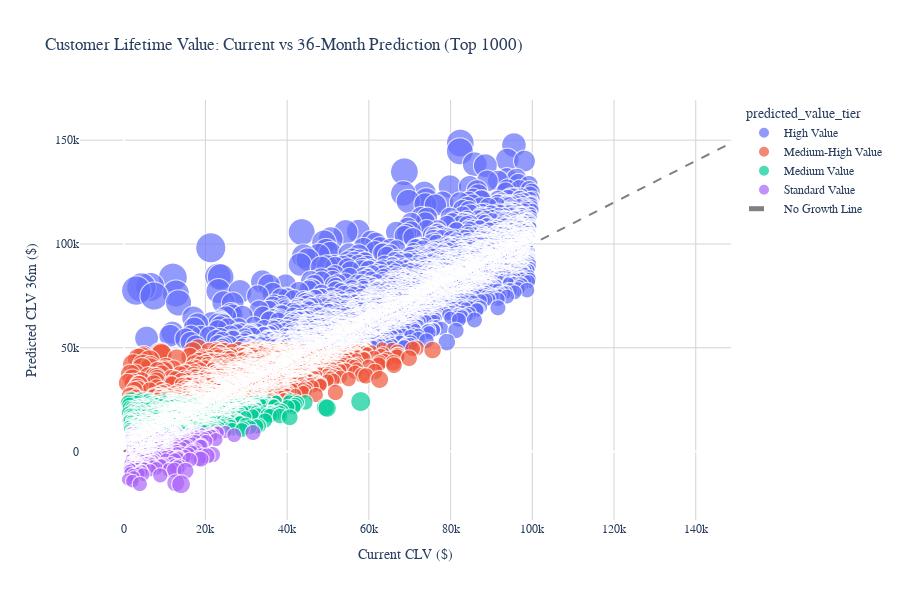

Notebook source saved alongside this figure:
### Markdown cell above
### CLV Prediction Scatter

### Code cell
clv_prediction_scatter_query = "SELECT * FROM gold.analytics_customer_lifetime_value_prediction ORDER BY predicted_clv_36m DESC"
clv_prediction_scatter_df = fetch_data(clv_prediction_scatter_query)

clv_prediction_scatter_df['size_for_plot'] = clv_prediction_scatter_df['expected_value_increase_36m'].abs()

# Create scatter plot
fig = px.scatter(
    clv_prediction_scatter_df,
    x='current_clv',
    y='predicted_clv_36m',
    color='predicted_value_tier',
    size='size_for_plot',
    hover_data={
        'current_clv': ':$,.2f',
        'predicted_clv_36m': ':$,.2f',
        'growth_rate_12m_pct': ':.1f%',
        'monthly_avg_volume': ':$,.2f',
        'account_count': ':,',
        'expected_value_increase_36m': ':$,.2f'
    },
    title='Customer Lifetime Value: Current vs 36-Month Prediction (Top 1000)',
    labels={
        'current_clv': 'Current CLV ($)',
        'predicted_clv_36m': 'Predicted CLV 36m ($)'
    },
    size_max=30
)

# Add diagonal line (no growth)
max_val = max(clv_prediction_scatter_df['current_clv'].max(), clv_prediction_scatter_df['predicted_clv_36m'].max())
fig.add_trace(go.Scatter(
    x=[0, max_val],
    y=[0, max_val],
    mode='lines',
    line=dict(dash='dash', color='gray', width=2),
    name='No Growth Line',
    hoverinfo='skip'
))

# Layout improvements
fig.update_layout(
    height=600,
    width=900,
    xaxis=dict(title='Current CLV ($)', showgrid=True, gridcolor='lightgrey'),
    yaxis=dict(title='Predicted CLV 36m ($)', showgrid=True, gridcolor='lightgrey'),
    plot_bgcolor='white',
    paper_bgcolor='white',
    font=dict(size=12, family='Arial')
)

fig.show()

### Figure 1 — Plotly figure (JSON) as saved in the notebook; plotly's stock layout.template omitted (floating-point values rounded to 4 significant figures; data arrays with more than 128 entries replaced by an {"elided": "..."} marker saying what was removed)
{"data": [{"customdata": {"elided": "8621x4 float values"}, "hovertemplate": "predicted_value_tier=High Value<br>Current CLV ($)=%{x:$,.2f}<br>Predicted CLV 36m ($)=%{y:$,.2f}<br>size_for_plot=%{marker.size}<br>growth_rate_12m_pct=%{customdata[0]:.1f%}<br>monthly_avg_volume=%{customdata[1]:$,.2f}<br>account_count=%{customdata[2]:,}<br>expected_value_increase_36m=%{customdata[3]:$,.2f}<extra></extra>", "legendgroup": "High Value", "marker": {"color": "#636efa", "size": {"elided": "8621 float values"}, "sizemode": "area", "sizeref": 85.4, "symbol": "circle"}, "mode": "markers", "name": "High Value", "showlegend": true, "type": "scattergl", "x": {"elided": "8621 int values"}, "xaxis": "x", "y": {"elided": "8621 float values"}, "yaxis": "y"}, {"customdata": {"elided": "4028x4 float values"}, "hovertemplate": "predicted_value_tier=Medium-High Value<br>Current CLV ($)=%{x:$,.2f}<br>Predicted CLV 36m ($)=%{y:$,.2f}<br>size_for_plot=%{marker.size}<br>growth_rate_12m_pct=%{customdata[0]:.1f%}<br>monthly_avg_volume=%{customdata[1]:$,.2f}<br>account_count=%{customdata[2]:,}<br>expected_value_increase_36m=%{customdata[3]:$,.2f}<extra></extra>", "legendgroup": "Medium-High Value", "marker": {"color": "#EF553B", "size": {"elided": "4028 float values"}, "sizemode": "area", "sizeref": 85.4, "symbol": "circle"}, "mode": "markers", "name": "Medium-High Value", "showlegend": true, "type": "scattergl", "x": {"elided": "4028 int values"}, "xaxis": "x", "y": {"elided": "4028 float values"}, "yaxis": "y"}, {"customdata": {"elided": "2273x4 float values"}, "hovertemplate": "predicted_value_tier=Medium Value<br>Current CLV ($)=%{x:$,.2f}<br>Predicted CLV 36m ($)=%{y:$,.2f}<br>size_for_plot=%{marker.size}<br>growth_rate_12m_pct=%{customdata[0]:.1f%}<br>monthly_avg_volume=%{customdata[1]:$,.2f}<br>account_count=%{customdata[2]:,}<br>expected_value_increase_36m=%{customdata[3]:$,.2f}<extra></extra>", "legendgroup": "Medium Value", "marker": {"color": "#00cc96", "size": {"elided": "2273 float values"}, "sizemode": "area", "sizeref": 85.4, "symbol": "circle"}, "mode": "markers", "name": "Medium Value", "showlegend": true, "type": "scattergl", "x": {"elided": "2273 int values"}, "xaxis": "x", "y": {"elided": "2273 float values"}, "yaxis": "y"}, {"customdata": {"elided": "1190x4 float values"}, "hovertemplate": "predicted_value_tier=Standard Value<br>Current CLV ($)=%{x:$,.2f}<br>Predicted CLV 36m ($)=%{y:$,.2f}<br>size_for_plot=%{marker.size}<br>growth_rate_12m_pct=%{customdata[0]:.1f%}<br>monthly_avg_volume=%{customdata[1]:$,.2f}<br>account_count=%{customdata[2]:,}<br>expected_value_increase_36m=%{customdata[3]:$,.2f}<extra></extra>", "legendgroup": "Standard Value", "marker": {"color": "#ab63fa", "size": {"elided": "1190 float values"}, "sizemode": "area", "sizeref": 85.4, "symbol": "circle"}, "mode": "markers", "name": "Standard Value", "showlegend": true, "type": "scattergl", "x": {"elided": "1190 int values"}, "xaxis": "x", "y": {"elided": "1190 float values"}, "yaxis": "y"}, {"hoverinfo": "skip", "line": {"color": "gray", "dash": "dash", "width": 2}, "mode": "lines", "name": "No Growth Line", "type": "scatter", "x": [0, 148600.0], "y": [0, 148600.0]}], "layout": {"font": {"family": "Arial", "size": 12}, "height": 600, "legend": {"itemsizing": "constant", "title": {"text": "predicted_value_tier"}, "tracegroupgap": 0}, "paper_bgcolor": "white", "plot_bgcolor": "white", "title": {"text": "Customer Lifetime Value: Current vs 36-Month Prediction (Top 1000)"}, "width": 900, "xaxis": {"anchor": "y", "domain": [0, 1], "gridcolor": "lightgrey", "showgrid": true, "title": {"text": "Current CLV ($)"}}, "yaxis": {"anchor": "x", "domain": [0, 1], "gridcolor": "lightgrey", "showgrid": true, "title": {"text": "Predicted CLV 36m ($)"}}}}
